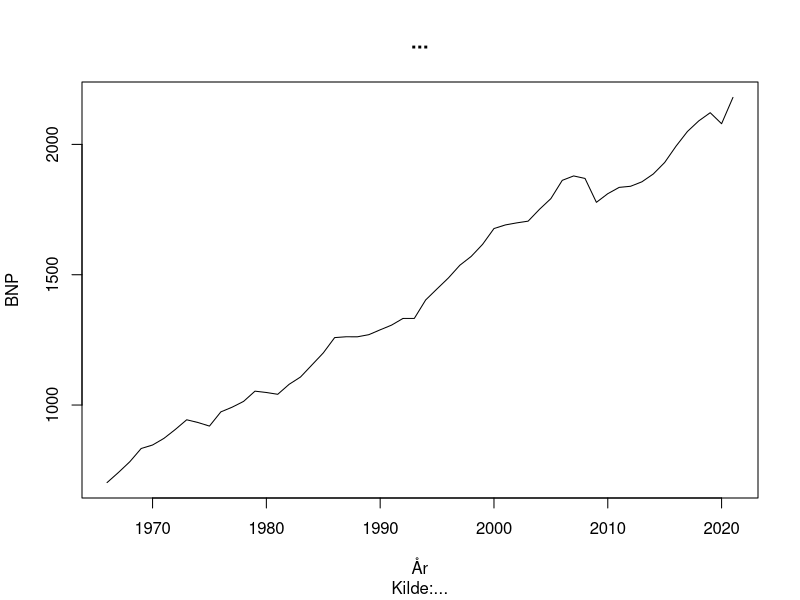
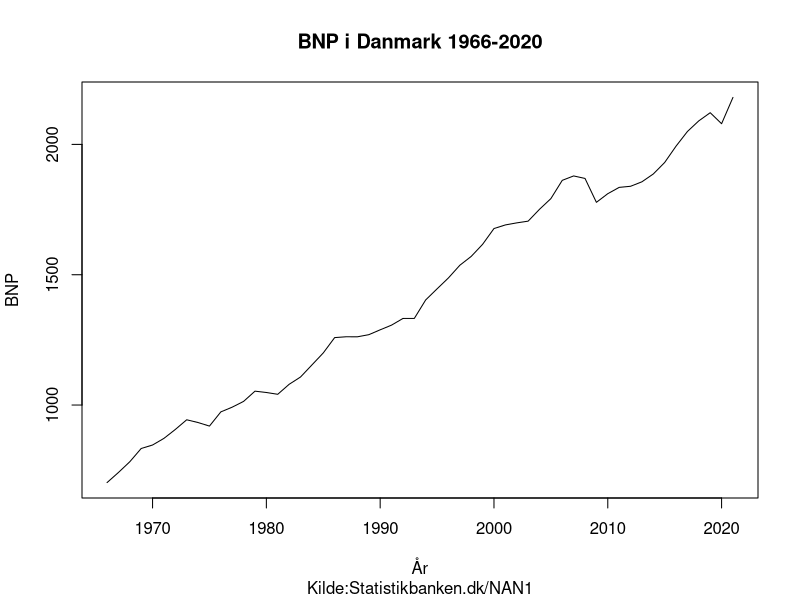
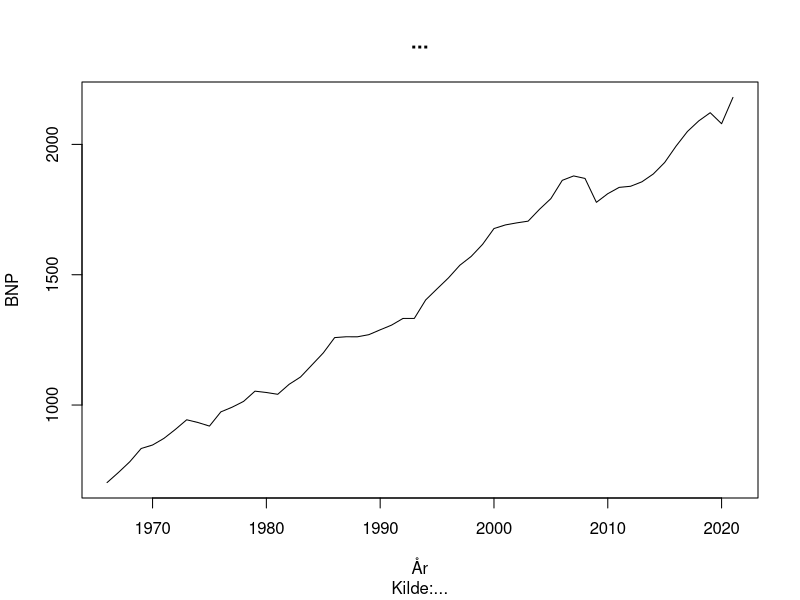
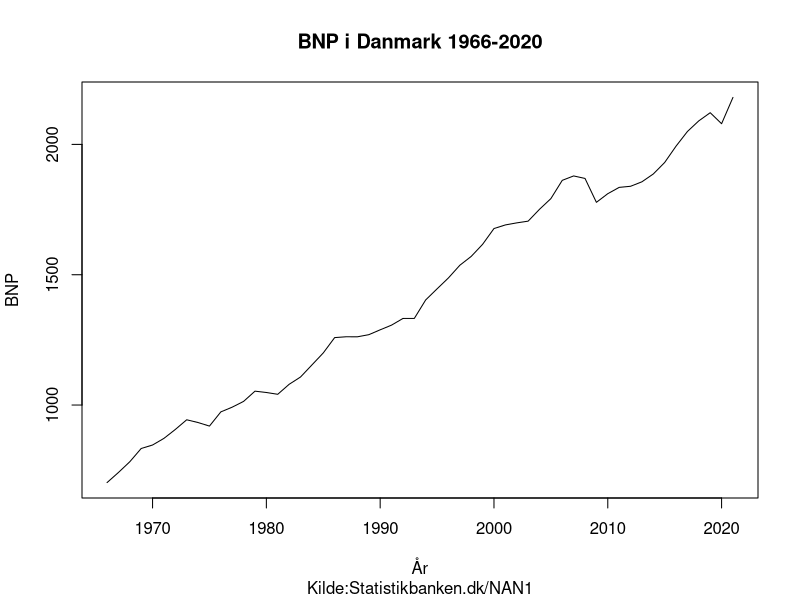
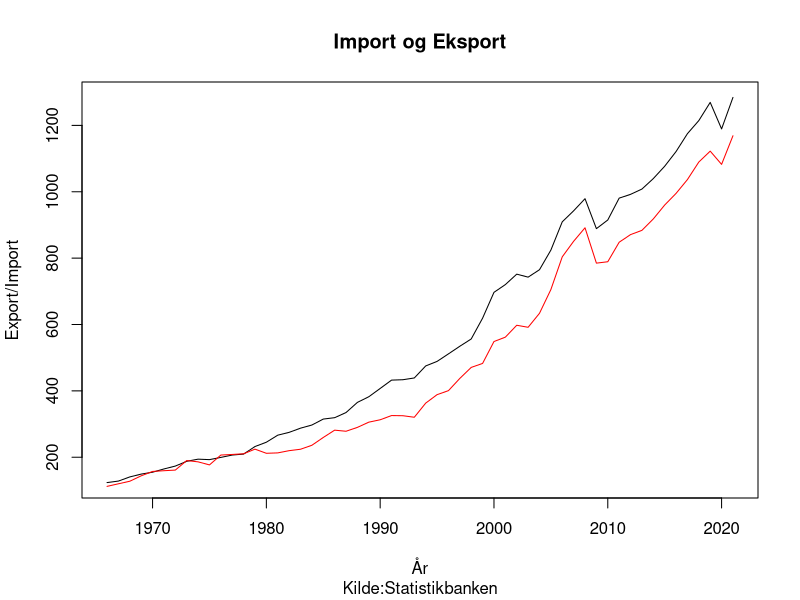
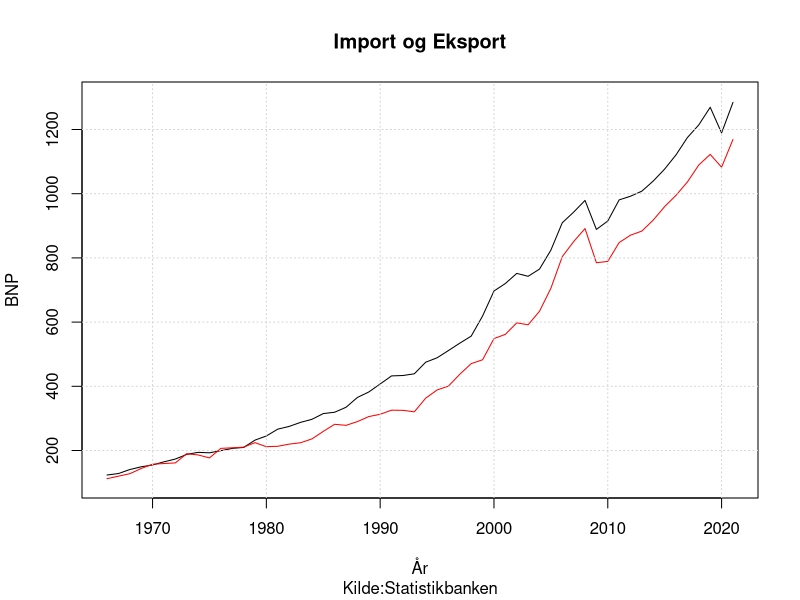
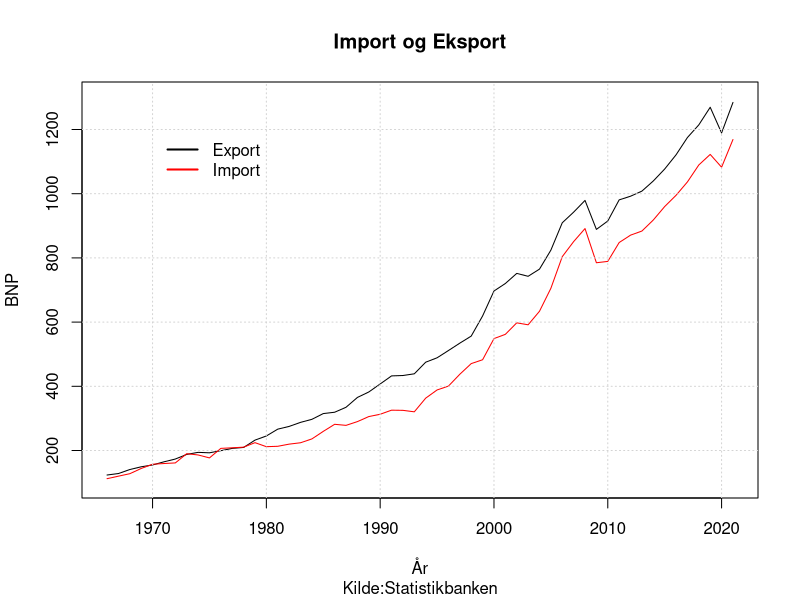
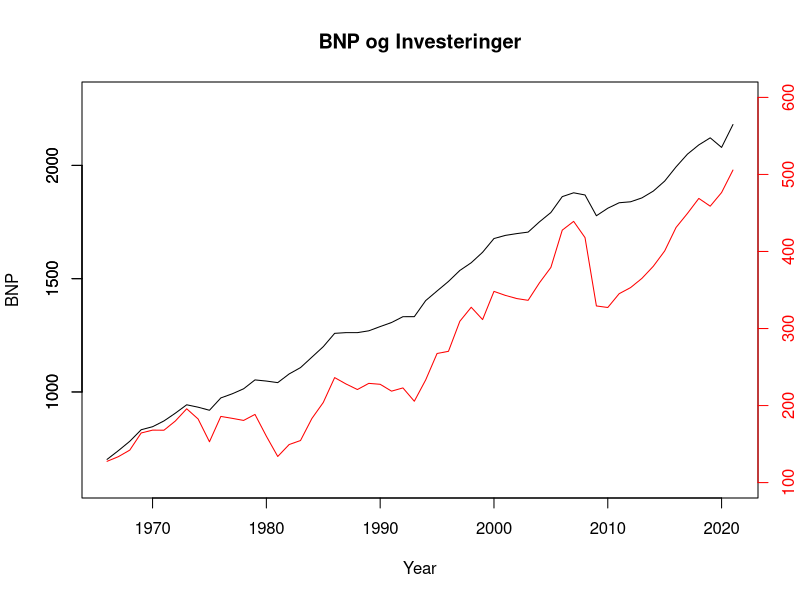

Reproduce these figures in R, in order.
## ---- chunk 1
library(readxl)
BNP <- read_excel("bnp.xlsx")
View(BNP) 
## ---- chunk 2
BNP$Year
BNP$BNP
## ---- chunk 3
plot(BNP$Year,BNP$BNP,type="l",lty=1,lwd=1,xlab="År",
ylab="BNP",col="black",main="...",sub="Kilde:...")
## ---- chunk 4
plot(BNP$Year,BNP$BNP,type="l",lty=1,lwd=1,xlab="År",ylab="BNP",col="black",main="BNP i Danmark 1966-2020",sub="Kilde:Statistikbanken.dk/NAN1")
## ---- chunk 5
Export <- read_excel("Export.xlsx")
View(Export)
## ---- chunk 6
Export$Year
Export$X
## ---- chunk 7
plot(BNP$Year,BNP$BNP,type="l",lty=1,lwd=1,xlab="År",
ylab="BNP",col="black",main="...",sub="Kilde:...")
## ---- chunk 8
plot(BNP$Year,BNP$BNP,type="l",lty=1,lwd=1,xlab="År",ylab="BNP",col="black",main="BNP i Danmark 1966-2020",sub="Kilde:Statistikbanken.dk/NAN1")
## ---- chunk 9
Import <- read_excel("Import.xlsx")
View(Import)
## ---- chunk 10
plot(Export$Year,Export$X,type="l",lty=1,lwd=1,xlab="År",
     ylab="Export/Import",col="black",main="Import og Eksport",sub="Kilde:Statistikbanken");
lines(Import$Year, Import$Import,type="l",lty=1,lwd=1,col="red")
## ---- chunk 11
plot(Export$Year,Export$X,type="l",lty=1,lwd=1,xlab="År",
ylab="BNP",col="black",main="Import og Eksport",sub="Kilde:Statistikbanken",ylim=c(100,1300));
lines(Import$Year,Import$Import,type="l",lty=1,lwd=1,col="red");grid()
## ---- chunk 12
plot(Export$Year,Export$X,type="l",lty=1,lwd=1,xlab="År",
ylab="BNP",col="black",main="Import og Eksport",sub="Kilde:Statistikbanken",ylim=c(100,1300));
lines(Import$Year,Import$Import,type="l",lty=1,lwd=1,col="red"); 
legend(x=1970,y= 1200,legend=c("Export","Import"),lty=1,lwd=2,
       col=c("Black","Red"),bty="n"); grid()
## ---- chunk 13
Inv <- read_excel("Inv.xlsx")
## ---- chunk 14
plot(BNP$Year,BNP$BNP, ylim=c(600,2300), xlab="Year", ylab="BNP", 
type="l",col="black", main="BNP og Investeringer");axis(2, ylim=c(600,2300),col="black") 
  
par(new=TRUE)
  
plot(Inv$Year,Inv$I, ylab= "", xlab = "", ylim=c(100,600), 
    axes=FALSE, type="l", col="red");axis(4, ylim=c(100,600), col="red",col.axis="red")
## ---- chunk 15
plot(BNP$Year,BNP$BNP, xlim = c(1982,2007), xlab="Year", ylab="BNP", 
type="l",col="black", main="BNP");axis(2, ylim=c(600,2300),col="black")
## ---- chunk 16
plot(BNP$Year[-1],diff(BNP$BNP), xlim = c(1982,2007), xlab="Year", ylab="BNP", 
type="l",col="black", main="Ændring i BNP");axis(2, ylim=c(600,2300),col="black") 
## ---- chunk 17
Employment <- read_excel("Employment.xlsx")
## ---- chunk 18
plot(Employment$Year,Employment$Emp, xlab="Year", ylab="EMP", 
type="l",col="black", main="Beskæftigelse"); grid()
## ---- chunk 19
View(Employment)
## ---- chunk 20
Emp_2018= Employment$Emp[53]
Emp_2020= Employment$Emp[55]
## ---- chunk 21
Emp_2018 > Emp_2020
Emp_2020 > Emp_2018
